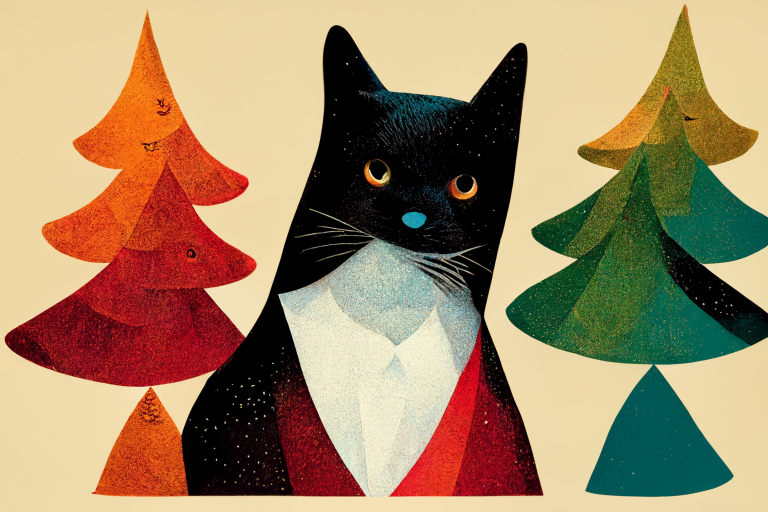
#> input picture img/Start_image.png, 1536 x 1024 px (shown at 1/2 size)
$ python first_time.py   (older library calls are emulated)
#> lines starting #> are read from the running program, lines starting #| are printed output that depends on the picture
### lib/waveshare_epd/epd5in65f.py
#!/usr/bin/python
# -*- coding:utf-8 -*-
# *****************************************************************************
# * | File        :	  epd5in65f.py
# * | Author      :   Waveshare team
# * | Function    :   Electronic paper driver
# * | Info        :
# *----------------
# * | This version:   V1.0
# * | Date        :   2020-03-02
# # | Info        :   python demo
# -----------------------------------------------------------------------------
# Permission is hereby granted, free of charge, to any person obtaining a copy
# of this software and associated documnetation files (the "Software"), to deal
# in the Software without restriction, including without limitation the rights
# to use, copy, modify, merge, publish, distribute, sublicense, and/or sell
# copies of the Software, and to permit persons to  whom the Software is
# furished to do so, subject to the following conditions:
#
# The above copyright notice and this permission notice shall be included in
# all copies or substantial portions of the Software.
#
# THE SOFTWARE IS PROVIDED "AS IS", WITHOUT WARRANTY OF ANY KIND, EXPRESS OR
# IMPLIED, INCLUDING BUT NOT LIMITED TO THE WARRANTIES OF MERCHANTABILITY,
# FITNESS OR A PARTICULAR PURPOSE AND NONINFRINGEMENT. IN NO EVENT SHALL THE
# AUTHORS OR COPYRIGHT HOLDERS BE LIABLE FOR ANY CLAIM, DAMAGES OR OTHER
# LIABILITY WHETHER IN AN ACTION OF CONTRACT, TORT OR OTHERWISE, ARISING FROM,
# OUT OF OR IN CONNECTION WITH THE SOFTWARE OR THE USE OR OTHER DEALINGS IN
# THE SOFTWARE.
#

import logging
from . import epdconfig

import PIL
from PIL import Image
import io

# Display resolution
EPD_WIDTH       = 600
EPD_HEIGHT      = 448

logger = logging.getLogger(__name__)

class EPD:
    def __init__(self):
        self.reset_pin = epdconfig.RST_PIN
        self.dc_pin = epdconfig.DC_PIN
        self.busy_pin = epdconfig.BUSY_PIN
        self.cs_pin = epdconfig.CS_PIN
        self.width = EPD_WIDTH
        self.height = EPD_HEIGHT
        self.BLACK  = 0x000000   #   0000  BGR
        self.WHITE  = 0xffffff   #   0001
        self.GREEN  = 0x00ff00   #   0010
        self.BLUE   = 0xff0000   #   0011
        self.RED    = 0x0000ff   #   0100
        self.YELLOW = 0x00ffff   #   0101
        self.ORANGE = 0x0080ff   #   0110


    # Hardware reset
    # [38 lines left out: functions reset, send_command, send_data, send_data2, ReadBusyHigh, ReadBusyLow, not called in this run]

    def init(self):
        if (epdconfig.module_init() != 0):
            return -1
        # EPD hardware init start
        self.reset()

        self.ReadBusyHigh()
        self.send_command(0x00)
        self.send_data(0xEF)
        self.send_data(0x08)
        self.send_command(0x01)
        self.send_data(0x37)
        self.send_data(0x00)
        self.send_data(0x23)
        self.send_data(0x23)
        self.send_command(0x03)
        self.send_data(0x00)
        self.send_command(0x06)
        self.send_data(0xC7)
        self.send_data(0xC7)
        self.send_data(0x1D)
        self.send_command(0x30)
        self.send_data(0x3c)
        self.send_command(0x41)
        self.send_data(0x00)
        self.send_command(0x50)
        self.send_data(0x37)
        self.send_command(0x60)
        self.send_data(0x22)
        self.send_command(0x61)
        self.send_data(0x02)
        self.send_data(0x58)
        self.send_data(0x01)
        self.send_data(0xC0)
        self.send_command(0xE3)
        self.send_data(0xAA)

        epdconfig.delay_ms(100)
        self.send_command(0x50)
        self.send_data(0x37)
        # EPD hardware init end
        return 0

    def getbuffer(self, image, d=None):
        # Create a pallette with the 7 colors supported by the panel
        pal_image = Image.new("P", (1,1))
        pal_image.putpalette( (0,0,0,  255,255,255,  0,255,0,   0,0,255,  255,0,0,  255,255,0, 255,128,0) + (0,0,0)*249)

        # Check if we need to rotate the image
        imwidth, imheight = image.size
        if(imwidth == self.width and imheight == self.height):
            image_temp = image
        elif(imwidth == self.height and imheight == self.width):
            image_temp = image.rotate(90, expand=True)
        else:
            logger.warning("Invalid image dimensions: %d x %d, expected %d x %d" % (imwidth, imheight, self.width, self.height))

        # Convert the soruce image to the 7 colors, dithering if needed
        image_7color = image_temp.convert("RGB").quantize(palette=pal_image, dither=d)
        buf_7color = bytearray(image_7color.tobytes('raw'))

        # PIL does not support 4 bit color, so pack the 4 bits of color
        # into a single byte to transfer to the panel
        buf = [0x00] * int(self.width * self.height / 2)
        idx = 0
        for i in range(0, len(buf_7color), 2):
            buf[idx] = (buf_7color[i] << 4) + buf_7color[i+1]
            idx += 1

        return buf

    # [45 lines left out: functions display, Clear, sleep, not called in this run]

### first_time.py
#! /usr/bin/env python3

import sys
import os

imgdir = os.path.join(os.path.dirname(os.path.realpath(__file__)), 'img')
libdir = os.path.join(os.path.dirname(os.path.realpath(__file__)), 'lib')

if os.path.exists(libdir):
    sys.path.append(libdir)

import logging
from waveshare_epd import epd5in65f
import time
from PIL import Image,ImageDraw,ImageFont
import traceback

def main():
    try:
        logging.info("epd5in65f Demo")

        epd = epd5in65f.EPD()
        logging.info("init and Clear")
        epd.init()
#> (the call stopped at in init, `if (epdconfig.module_init() != 0):`: waveshare_epd is not available in this run)
        #epd.Clear()
        font24 = ImageFont.truetype(os.path.join(imgdir, 'Font.ttc'), 24)
        font18 = ImageFont.truetype(os.path.join(imgdir, 'Font.ttc'), 18)
        font40 = ImageFont.truetype(os.path.join(imgdir, 'Font.ttc'), 40)
        font80 = ImageFont.truetype(os.path.join(imgdir, 'Font.ttc'), 70)

        Himage = Image.open(os.path.join(imgdir, 'Start_image.png'))
#> Himage is the input picture: PIL image 1536x1024 RGB; mean R, G, B 161, 135.5, 103
        Himage = Himage.resize((epd.width, epd.height), Image.ANTIALIAS)
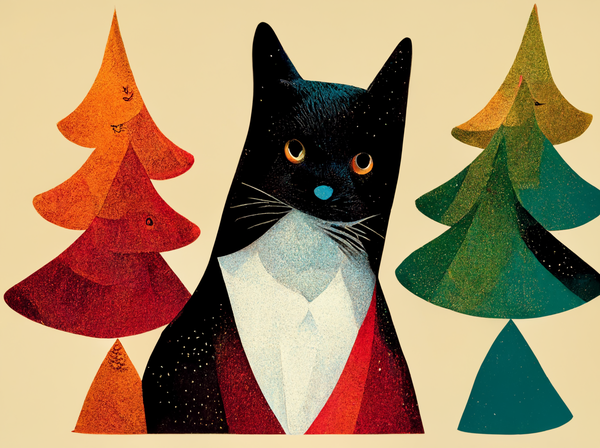
#> Himage: PIL image 600x448 RGB; mean R, G, B 161.1, 135.5, 103.1
        draw = ImageDraw.Draw(Himage)

        xmas_msg = "Meowy Christmas!"
        w, h = draw.textsize(xmas_msg, font=font80)
#> w = 648; h = 80
        draw.text(((epd.width-w)/2,0), xmas_msg, font = font80, fill=epd.BLACK)

        ny_msg = "and a Happy New Year!"
        w, h = draw.textsize(ny_msg, font=font40)
#> w = 468; h = 46
        draw.text(((epd.width-w)/2,epd.height-h-20), ny_msg, font = font40, fill=epd.BLACK)

        epd.display(epd.getbuffer(Himage))
#> in getbuffer, `image_temp = image`:
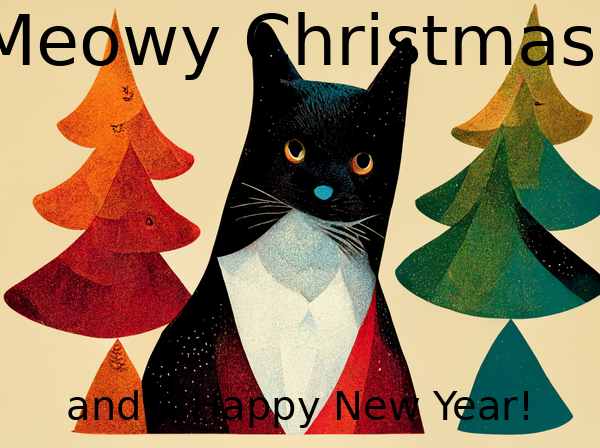
#> image_temp: PIL image 600x448 RGB; mean R, G, B 152.4, 128.4, 97.7
        #time.sleep(60)
        #epd.Clear()
        epd.sleep()


    except IOError as e:
        logging.info(e)

    except KeyboardInterrupt:
        logging.info("ctrl + c:")
        epd5in65f.epdconfig.module_exit()
        exit()

if __name__ == '__main__':
#> (the run stopped early here; a loop or call above may not have finished)

$ run again, with img/5in65f0.png copied over img/Start_image.png
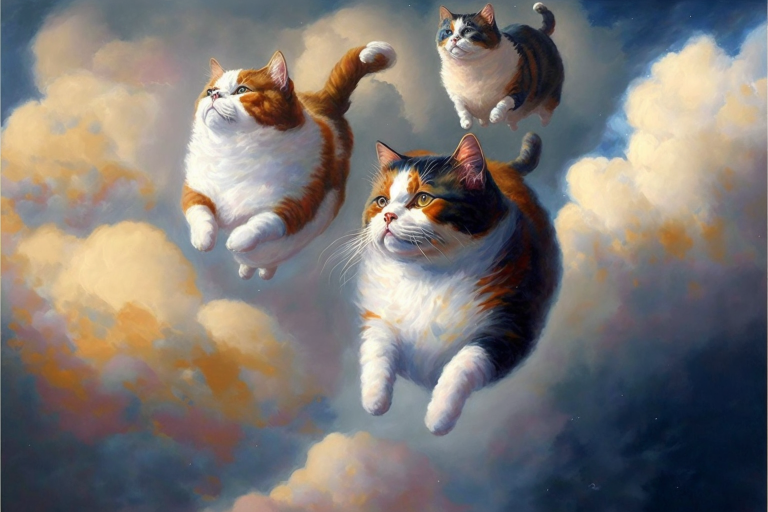
#> input picture img/5in65f0.png, 1536 x 1024 px (shown at 1/2 size)
#> in main, Himage is the input picture: PIL image 1536x1024 RGB; mean R, G, B 124.1, 118.7, 115.3
#> in main, `Himage = Himage.resize((epd.width, epd.height), Image.ANTIALIAS)`:
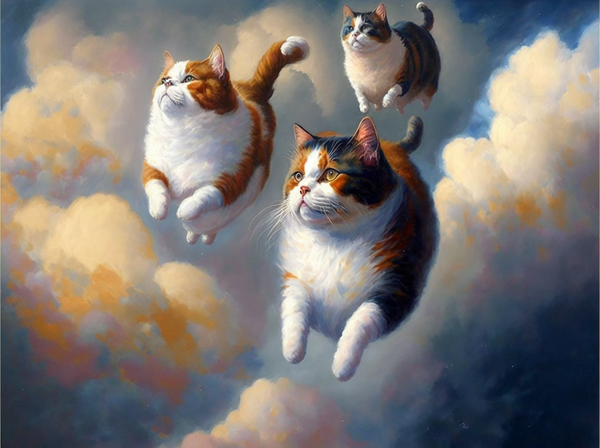
#> Himage: PIL image 600x448 RGB; mean R, G, B 124.1, 118.7, 115.3
#> in main, `w, h = draw.textsize(xmas_msg, font=font80)`: w = 648; h = 80
#> in main, `w, h = draw.textsize(ny_msg, font=font40)`: w = 468; h = 46
#> in getbuffer, `image_temp = image`:
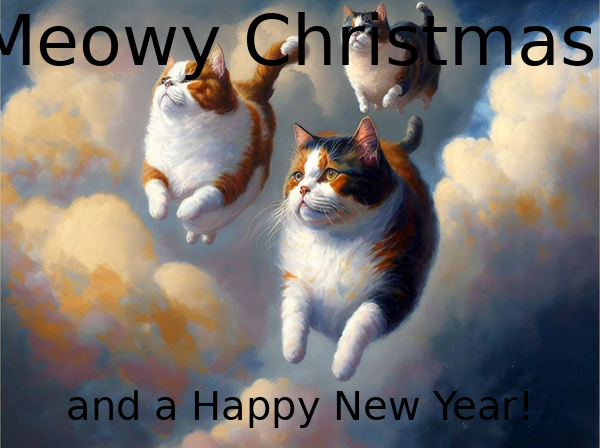
#> image_temp: PIL image 600x448 RGB; mean R, G, B 118.8, 113.4, 110

$ run again, with img/SweatyYeti_a_tsunami_in_the_shape_of_a_cats_head_8625be24-c378-43a5-9714-e8c20a0db5ea.png copied over img/Start_image.png
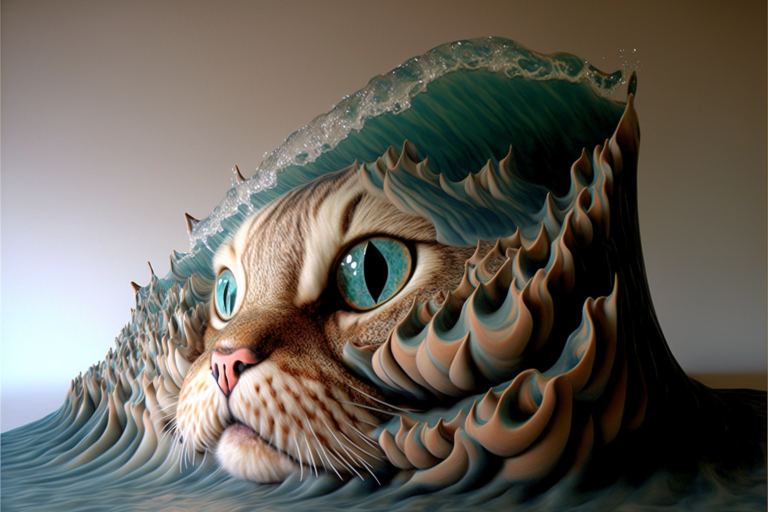
#> input picture img/SweatyYeti_a_tsunami_in_the_shape_of_a_cats_head_8625be24-c378-43a5-9714-e8c20a0db5ea.png, 1536 x 1024 px (shown at 1/2 size)
#> in main, Himage is the input picture: PIL image 1536x1024 RGB; mean R, G, B 102.9, 98, 89.6
#> in main, `Himage = Himage.resize((epd.width, epd.height), Image.ANTIALIAS)`:
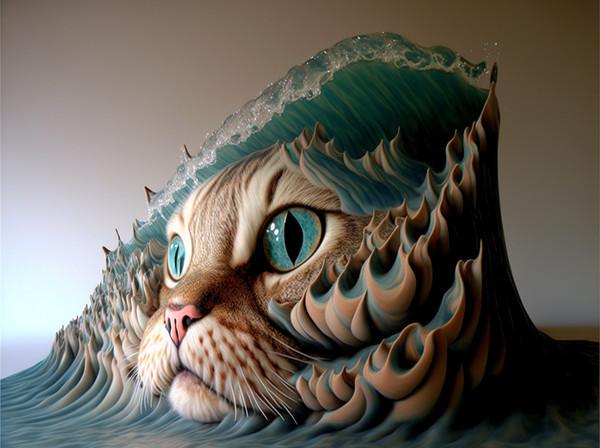
#> Himage: PIL image 600x448 RGB; mean R, G, B 102.9, 98, 89.6
#> in main, `w, h = draw.textsize(xmas_msg, font=font80)`: w = 648; h = 80
#> in main, `w, h = draw.textsize(ny_msg, font=font40)`: w = 468; h = 46
#> in getbuffer, `image_temp = image`:
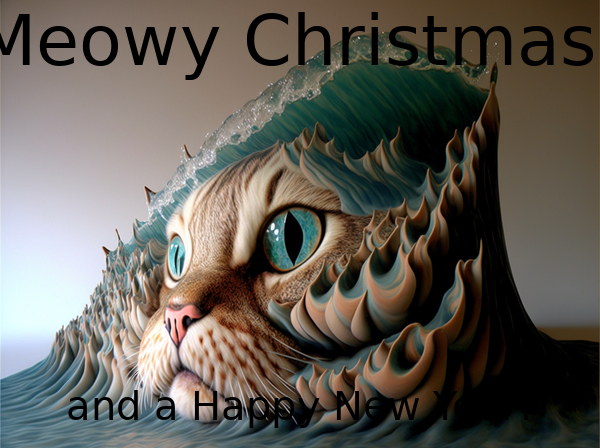
#> image_temp: PIL image 600x448 RGB; mean R, G, B 98.5, 94.1, 86.2
